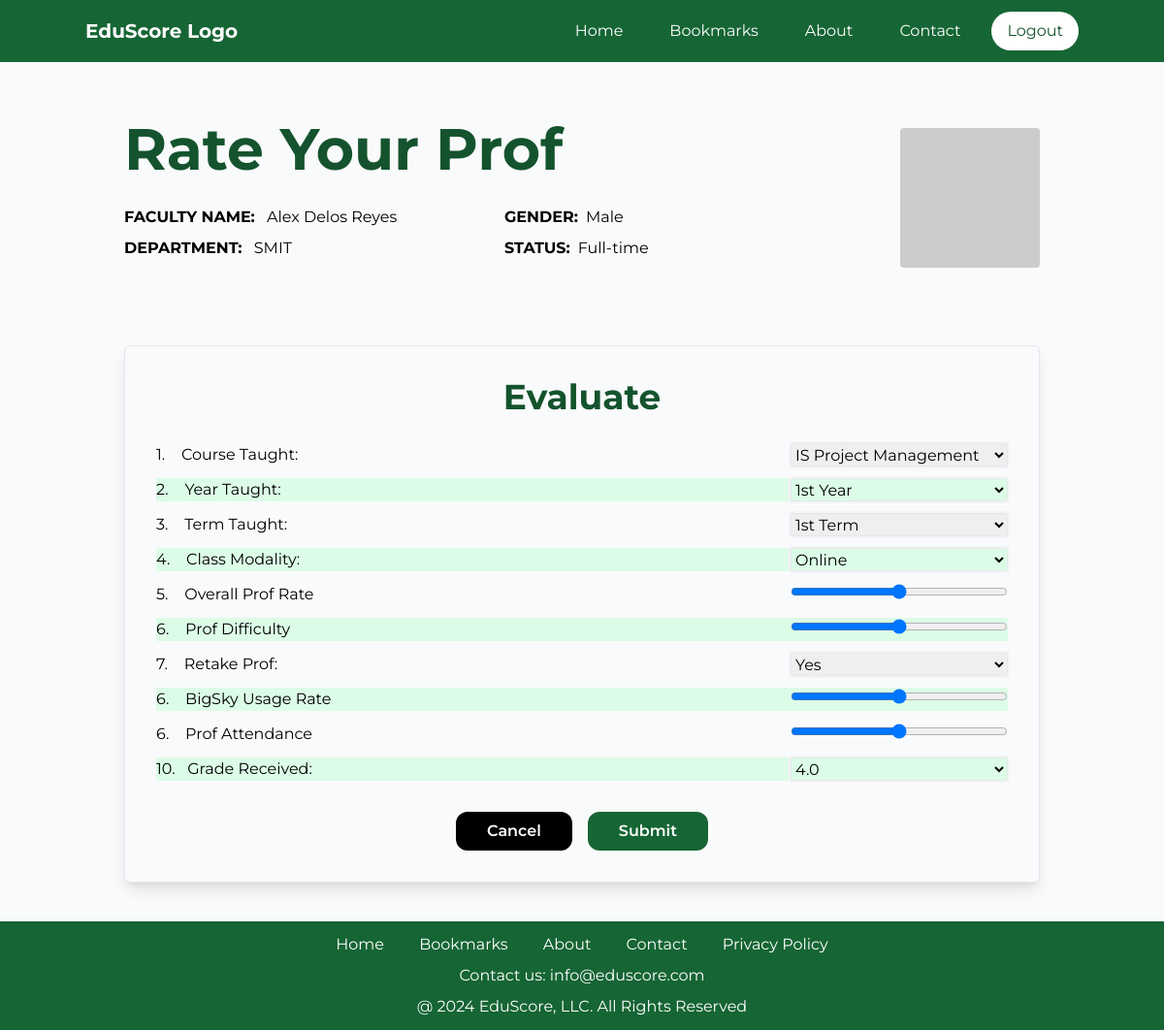
Page /eval_teacher/1 (signed in) on the committed database.
### EvalSys/models.py (models this page shows, shortened)
class TeacherTB(models.Model):
    FirstName = models.CharField(max_length=100, null=False, blank=False)
    LastName = models.CharField(max_length=100, null=False, blank=False)
    Gender = models.CharField(max_length=50, null=True, blank=True)
    Department = models.CharField(max_length=100, null=True, blank=True, default="Unknown")
    EmpStatus = models.CharField(max_length=50, null=True, blank=True, default="Unknown")

### EvalSys/views.py (the view)
# urls.py: path('eval_teacher/<teacher_id>', views.EvaluateTeacher, name='EvaluateTeacher'),
@login_required(login_url='UserLogin')
def EvaluateTeacher(request, teacher_id):
    user = request.user
    EvalRecs = EvaluationTB.objects.filter(TeacherID=teacher_id, UserID=user.id)
    TCRecs = (Teacher_CourseTB.objects.filter(TeacherID=teacher_id)
              .exclude(CourseID__in=Subquery(EvalRecs.values('CourseID_id'))))
    TeacherRec = TeacherTB.objects.get(pk=teacher_id)
    if request.method == 'POST':
        form = TeacherEvalForm(request.POST)
        if form.is_valid():
            form.save()
            try:
                ProfBM = Teacher_BookmarkTB.objects.create(
                    UserID=user,
                    TeacherID=TeacherRec
                )
                ProfBM.save()
            except:
                pass
            EvalRec = EvaluationTB.objects.get(UserID=user.id, TeacherID=teacher_id, CourseID=request.POST['CourseID'])
            return redirect('EvalTag', EvalID=EvalRec.id)
        else:
            return render(request, 'evaluate_teacher.html', {
                't': TeacherRec,
                'TC': TCRecs,
                'forms': form,
                'user': user,
                'CourseID': request.POST['CourseID'],
                'Year': request.POST['Year'],
                'Term': request.POST['Term'],
                'ClassModality': request.POST['ClassModality'],
                'OverallProfRate': request.POST['OverallProfRate'],
                'ProfDifficulty': request.POST['ProfDifficulty'],
                'RetakeProf': request.POST['RetakeProf'],
                'BigSkyUsageRate': request.POST['BigSkyUsageRate'],
                'ProfAttendance': request.POST['ProfAttendance'],
                'GradeReceived': request.POST['GradeReceived']
            })
    else:
        return render(request, 'evaluate_teacher.html', {'t': TeacherRec, 'TC': TCRecs, 'user': user})

### templates/evaluate_teacher.html (shortened to what this page needs)
{% extends 'temp_2.html' %}
{% block content %}
    <div class="mt-5 flex justify-center">
        <div class="p-10 w-full max-w-5xl">
            <div class="grid grid-cols-6 gap-4 w-full">
                <div class="col-span-5 flex flex-col">
                    <div class="">
                        <div>
                            <h1 class="text-6xl font-bold text-green-900 mb-2">Rate Your Prof</h1>
                        </div>
                    </div>
                    <div class="grid grid-cols-6 mt-5">
                        <div class="mb-2 col-span-3">
                            <b>FACULTY NAME:</b> <span class="ml-2">{{ t.FirstName }} {{ t.LastName }}</span>
                        </div>
                        <div class="col-span-2 flex">
                            <b>GENDER:</b> <span class="ml-2">{{ t.Gender }}</span>
                        </div>
                    </div>
                    <div class="grid grid-cols-6">
                        <div class="mb-2 col-span-3">
                            <b>DEPARTMENT:</b> <span class="ml-2">{{ t.Department }}</span>
                        </div>
                        <div class="col-span-2 flex">
                            <b>STATUS:</b> <span class="ml-2">{{ t.EmpStatus }}</span>
                        </div>
                    </div>
                </div>
                <div class="flex justify-end items-start">
                    <img src="https://via.placeholder.com/150" class="w-36 h-36 rounded mt-2" alt="Placeholder Image">
                </div>
            </div>
            <div class="mt-[80px]">
                <div class="p-8 bg-gray-50 rounded-md border shadow-lg">
                    <div class="flex justify-center">
                        <h1 class="text-4xl font-bold text-green-900 mb-2">Evaluate</h1>
                    </div>
                    <div>
                        <form action="{% url 'EvaluateTeacher' t.pk %}" method="POST" class="space-y-3 mt-5">
                            <div class="flex justify-between">
                                <label for="CourseID">1. &nbsp&nbsp Course Taught: </label>
                                <select class="buttonDropdown border ml-20 w-56" id="CourseID" name="CourseID" required>
                                  {% for item in TC %}
                                    <option value="{{ item.CourseID.id }}" {% if item.CourseID.id == CourseID %} selected {% endif %}>{{ item.CourseID.CourseName }}</option>
                                  {% endfor %}
                                </select>
                            </div>
                            <div class="flex justify-between bg-green-100">
                                <label for="Year">2. &nbsp&nbsp Year Taught: </label>
                                <select class="buttonDropdown border bg-green-100 w-56" id="Year" name="Year" required>
                                    <option value="1st Year" class="bg-white" {% if Year == "1st Year" %} selected {% endif %}>1st Year</option>
                                </select>
                            </div>
                            <div class="flex justify-between">
                                <label for="Term">3. &nbsp&nbsp Term Taught: </label>
                                <select class="buttonDropdown border w-56" id="Term" name="Term" required>
                                    <option value="1" {% if Term == "1" %} selected {% endif %}>1st Term</option>
                                </select>
                            </div>
                            <div class="flex justify-between bg-green-100">
                                <label for="ClassModality">4. &nbsp&nbsp Class Modality: </label>
                                <select class="buttonDropdown border bg-green-100 w-56" id="ClassModality" name="ClassModality" required>
                                    <option value="Online" class="bg-white" {% if ClassModality == "Online" %} selected {% endif %}>Online</option>
                                </select>
                            </div>
                            <div class="flex justify-between">
                                <label for="OverallProfRate">5. &nbsp&nbsp Overall Prof Rate</label>
                                <div class="relative">
                                    <input type="range" min="0" step="0.5" max="4" value="{{ OverallProfRate }}"
                                           class="slider w-56" id="OverallProfRate" name="OverallProfRate" data-value-id="sliderValueOverallProfRate" required>
                                </div>
                            </div>
                            <div class="flex justify-between bg-green-100">
                                <label for="ProfDifficulty">6. &nbsp&nbsp Prof Difficulty</label>
                                <div class="relative">
                                    <input type="range" min="0" step="0.5" max="4" value="{{ ProfDifficulty }}"
                                           class="slider w-56" name="ProfDifficulty" data-value-id="sliderValueProfDifficulty" required>
                                </div>
                            </div>
                            <div class="flex justify-between">
                                <label for="RetakeProf">7. &nbsp&nbsp Retake Prof: </label>
                                <select class="buttonDropdown border w-56" id="RetakeProf" name="RetakeProf" required>
                                    <option value="True" {% if RetakeProf == "True" %} selected {% endif %}>Yes</option>
                                </select>
                            </div>
                            <div class="flex justify-between bg-green-100">
                                <label for="ProfDifficulty">6. &nbsp&nbsp BigSky Usage Rate</label>
                                <div class="relative">
                                    <input type="range" min="0" step="0.5" max="4" value="{{ BigSkyUsageRate }}"
                                           class="slider w-56" name="BigSkyUsageRate" data-value-id="sliderValueBigSkyUsageRate" required>
                                </div>
                            </div>
                            <div class="flex justify-between">
                                <label for="ProfAttendance">6. &nbsp&nbsp Prof Attendance</label>
                                <div class="relative">
                                    <input type="range" min="0" step="0.5" max="4" value="{{ ProfDifficulty }}"
                                           class="slider w-56" name="ProfAttendance" data-value-id="sliderValueProfAttendance" required>
                                </div>
                            </div>
                            <div class="flex justify-between bg-green-100">
                                <label for="GradeReceived">10. &nbsp Grade Received: </label>
                                <select class="buttonDropdown border bg-green-100 w-56" id="GradeReceived" name="GradeReceived" required>
                                    <option value="4.0" class="bg-white" {% if GradeReceived == "4.0" %} selected {% endif %}>4.0</option>
                                </select>
                            </div>
                            <div class="flex justify-center">
                                <a href="#" class="buttonBlack text-center px-8 py-2 mt-5 mx-2" id="cancelButton">Cancel</a>
                                <button class="buttonGreen text-white px-8 py-2 rounded-xl mt-5 mx-2" id="submitButton">Submit</button>
                            </div>
                        </form>
                    </div>
                </div>
            </div>
        </div>
    </div>
{% endblock %}

### rows in the picture
TeacherTB: FirstName "Alex", LastName "Delos Reyes", Gender "Male", Department "SMIT", EmpStatus "Full-time"

### other values in the picture
form field CourseID "IS Project Management"
